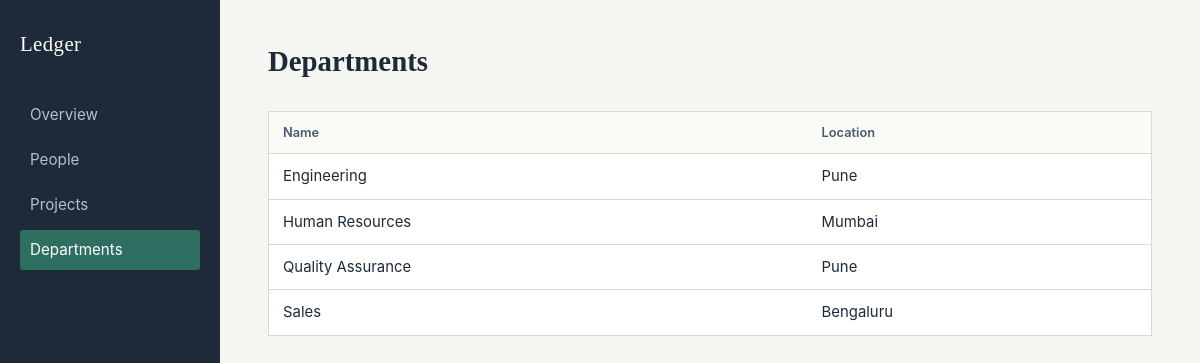
The page /departments on the database its author committed.
### tables this page shows
CREATE TABLE departments (
            id INTEGER PRIMARY KEY AUTOINCREMENT,
            name TEXT NOT NULL UNIQUE,
            location TEXT
        );

### app.py (the view)
@app.route("/departments")
def list_departments():
    conn = get_connection()
    departments = conn.execute("SELECT * FROM departments ORDER BY name").fetchall()
    conn.close()
    return render_template("departments.html", departments=departments)

### database.py (called while the page is built)
def get_connection():
    conn = sqlite3.connect(DB_PATH)
    conn.execute("PRAGMA foreign_keys = ON")
    conn.row_factory = sqlite3.Row
    return conn

### templates/departments.html (shortened to what this page needs)
{% extends "base.html" %}
{% block content %}
<header class="page-head">
    <h1>Departments</h1>
</header>
<section class="panel">
    <table class="ledger-table">
        <thead>
            <tr><th>Name</th><th>Location</th></tr>
        </thead>
        <tbody>
            {% for d in departments %}
            <tr>
                <td>{{ d['name'] }}</td>
                <td>{{ d['location'] or '—' }}</td>
            </tr>
            {% endfor %}
        </tbody>
    </table>
</section>
{% endblock %}

### static/style.css (style rules this page uses)
:root { --ink: #1E2A38; --ink-soft: #4A5A6A; --paper: #F5F6F2; --paper-raised: #FFFFFF; --line: #DAD9D1; --accent: #2F6F62; --accent-soft: #E4EEEA; --danger: #A3423A; --radius: 3px; font-size: 16px; }
* { box-sizing: border-box; }
body { margin: 0; font-family: -apple-system, "Segoe UI", system-ui, sans-serif; background: var(--paper); color: var(--ink); line-height: 1.5; }
h1, h2, h3 { font-family: Georgia, "Iowan Old Style", "Palatino Linotype", serif; font-weight: 600; margin: 0; color: var(--ink); }
.page-head { margin-bottom: 28px; }
.page-head h1 { font-size: 1.8rem; }
.panel { margin-bottom: 32px; }
.ledger-table { width: 100%; border-collapse: collapse; background: var(--paper-raised); border: 1px solid var(--line); }
.ledger-table th, .ledger-table td { text-align: left; padding: 11px 14px; border-bottom: 1px solid var(--line); font-size: 0.93rem; }
.ledger-table th { color: var(--ink-soft); font-weight: 600; font-size: 0.8rem; background: #FAFAF7; }
.ledger-table tr:last-child td { border-bottom: none; }

### rows shown on the page
departments: name "Engineering", location "Pune"
departments: name "Human Resources", location "Mumbai"
departments: name "Quality Assurance", location "Pune"
departments: name "Sales", location "Bengaluru"
